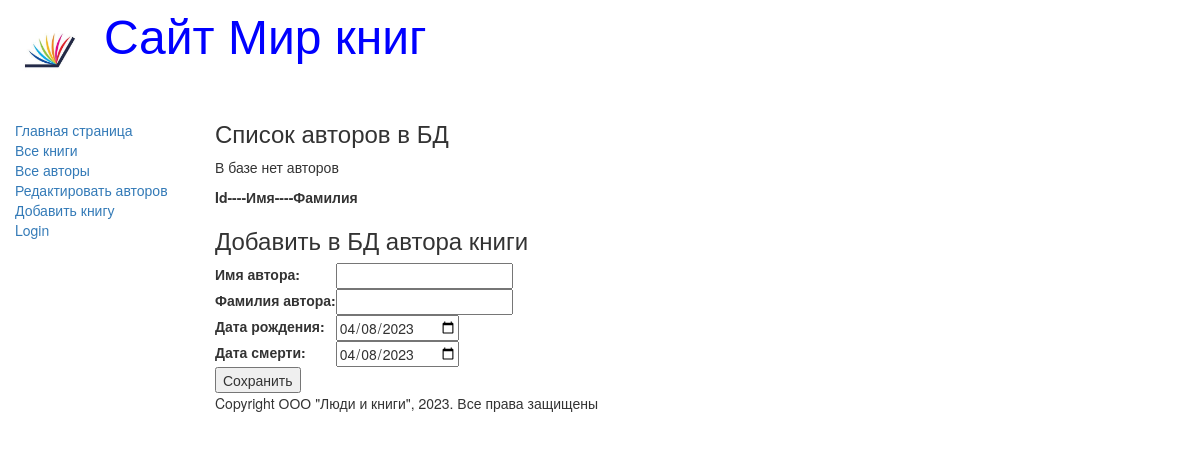
/authors_add/, run on an earlier commit of the app's database.
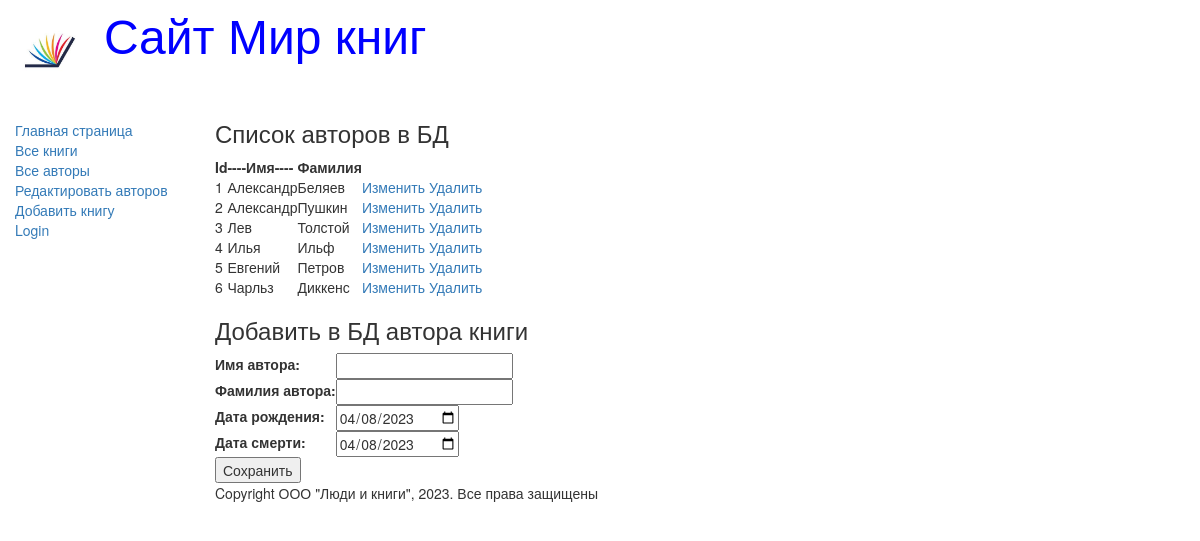
And on a later commit of the database.
### catalog/models.py (models this page shows, shortened)
class Author(models.Model):
    first_name = models.CharField(max_length=100, help_text='Введите имя автора', verbose_name='Имя автора')
    last_name = models.CharField(max_length=100, help_text='Введите фамилию автора', verbose_name='Фамилия автора')
    date_of_birth = models.DateField(help_text='Введите дату рождения', verbose_name='Дата рождения', null=True, blank=True)
    date_of_death = models.DateField(help_text='Введите дату смерти', verbose_name='Дата смерти', null=True, blank=True)

### catalog/views.py (the view)
# urls.py: path('authors_add/', views.authors_add, name = 'authors_add'),
def authors_add(request):
    author = Author.objects.all()
    authorsform = AuthorsFors()
    return render(request, 'catalog/authors_add.html', {'form': authorsform, 'author': author})

### catalog/forms.py
class AuthorsFors(forms.Form):
    first_name = forms.CharField(label='Имя автора')
    last_name = forms.CharField(label='Фамилия автора')
    date_of_birth = forms.DateField(label='Дата рождения', initial=format(date.today()), widget=forms.widgets.DateInput(attrs={'type': 'date'}))
    date_of_death = forms.DateField(label='Дата смерти', initial=format(date.today()), widget=forms.widgets.DateInput(attrs={'type': 'date'}))

### catalog/templates/catalog/authors_add.html (shortened to what this page needs)
{% extends "base_generic.html" %}
{% block content %}
    <h3>Список авторов в БД</h3>
    <table>
        <thead>
            <th>Id</th>
            <th>----Имя----</th>
            <th>Фамилия</th>
            <th></th>
        </thead>
        {% if author %}
            {% for author in author.all %}
                <tr>
                    <td>{{ author.id }}</td>
                    <td>{{ author.first_name }}</td>
                    <td>{{ author.last_name }}</td>
                    <td>
                        <a href="/edit1/{{ author.id }}">Изменить</a>
                        <a href="/delete/{{ author.id }}">Удалить</a>
                    </td>
                </tr>
            {% endfor %}
        {% else %}
            <p>В базе нет авторов</p>
        {% endif %}
    </table>
    <h3>Добавить в БД автора книги</h3>
    <form method="POST" action="/create/">
        <table>
            {{ form }}
        </table>
        <input type="submit" value="Сохранить">
    </form>
{% endblock %}

What changed in the data, as far as the page shows it:
added Author: id "1", first_name "Александр", last_name "Беляев"
added Author: id "2", first_name "Александр", last_name "Пушкин"
added Author: id "3", first_name "Лев", last_name "Толстой"
added Author: id "4", first_name "Илья", last_name "Ильф"
added Author: id "5", first_name "Евгений", last_name "Петров"
added Author: id "6", first_name "Чарльз", last_name "Диккенс"
Also different on the page:
text no longer shown: "В базе нет авторов"
